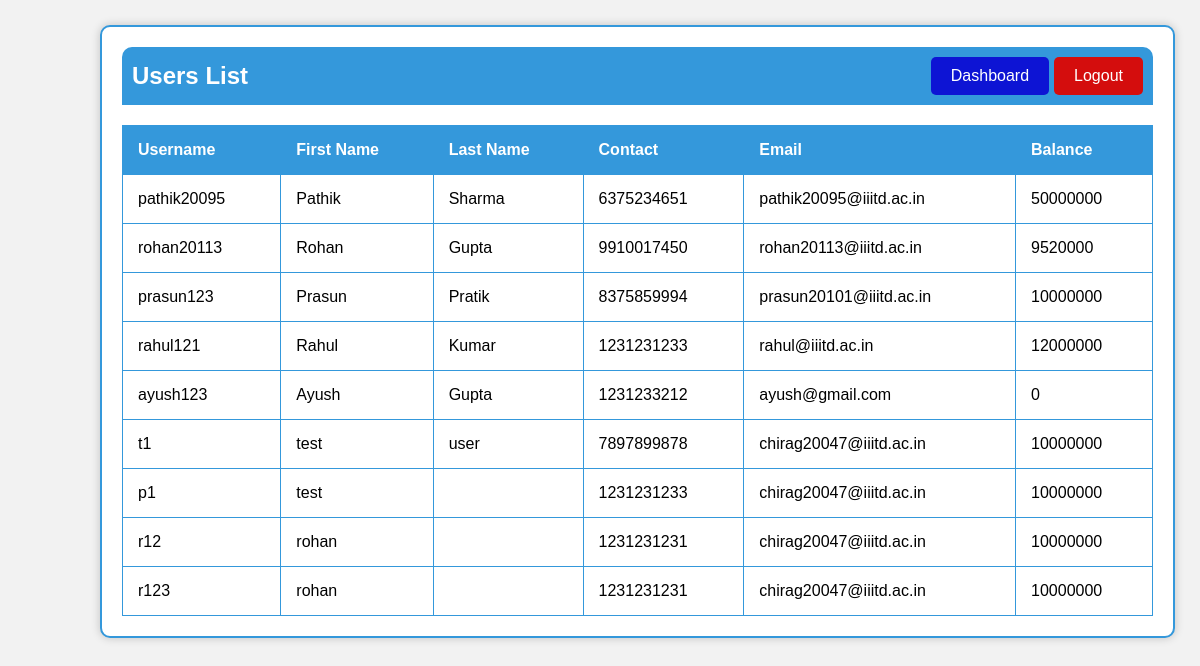
The page /users_list/ (signed in) on the database its author committed.
### project_app/models.py (models this page shows, shortened)
class AppUser(models.Model):
    first_name = models.CharField(max_length=30, null= False, blank=False, default = None, validators=[MaxLengthValidator(limit_value=30, message="First name must be at most 30 characters.")])
    second_name = models.CharField(max_length=30, default= None)
    username = models.CharField(max_length=30, null= False, blank=False, default = None)
    password = models.CharField(max_length=256, null= False, blank=False, default = None)
    email = models.CharField(max_length=30, null= False, blank=False, default = None)
    contact = models.CharField(max_length=30, null= False, blank=False, default = None)
    public_key = models.CharField(max_length=300, null = True, blank = True, default = None)
    balance = models.DecimalField(decimal_places=0, max_digits=15, null = True, blank = True, default= 0)
    dv = models.BooleanField(null = False, blank = False, default= False)

### project_app/views.py (the view)
# urls.py: path("users_list/", views.dashboard_user_list, name="user_list_page"),
def dashboard_user_list(request):
    username = request.session.get('username')
    if(request.session.get('email_kyc') is None or request.session.get('email_kyc').lower() != 'chirag20047@iiitd.ac.in'):
            return redirect('logout_page')
    if(username is None or username not in ['chirag20047']):
        return redirect('logout_page')
    users = list(AppUser.objects.values())
    user_list = []
    for i in range(len(users)):
        if(users[i]['username'] != request.session.get('username')):
            user_list.append(users[i])
    return render(request, 'user_list.html', {'users':user_list})

### project_app/templates/user_list.html (shortened to what this page needs)
<!DOCTYPE html>
<html lang="en">
<head>
</head>
<body>
    <div class="container">
        <div class="navbar">
            <h2>Users List</h2>
            <div class="navbar-buttons">
                <a class="dashboard-button" href="/admin_dashboard">Dashboard</a>
                <a class="logout-button" href="/logout">Logout</a>
            </div>
        </div>
        <table>
            <thead>
                <tr>
                    <th>Username</th>
                    <th>First Name</th>
                    <th>Last Name</th>
                    <th>Contact</th>
                    <th>Email</th>
                    <th>Balance</th>
                </tr>
            </thead>
            <tbody>
                {% for user in users %}
                <tr>
                    <td>{{ user.username }}</td>
                    <td>{{ user.first_name }}</td>
                    <td>{{ user.second_name }}</td>
                    <td>{{ user.contact }}</td>
                    <td>{{ user.email }}</td>
                    <td>{{ user.balance }}</td>
                </tr>
                {% endfor %}
            </tbody>
        </table>
    </div>
</body>
</html>

### project_app/templates/user_list.html (style rules this page uses)
body { font-family: Arial, sans-serif; background-color: #f2f2f2; margin: 0; padding: 0; }
.container { max-width: 1200px; margin: 25px; margin-left: 100px; padding: 20px; border: 2px solid #3498db; background-color: #fff; box-shadow: 0px 0px 10px rgba(0, 0, 0, 0.2); border-radius: 10px; overflow-x: scroll; }
.navbar { display: flex; justify-content: space-between; align-items: center; background-color: #3498db; padding: 10px; border-radius: 10px 10px 0 0; }
.navbar h2 { color: #fff; margin: 0; }
.navbar-buttons { display: flex; align-items: center; }
.dashboard-button, .logout-button { background-color: #0d14d4; color: #fff; border: none; padding: 10px 20px; font-size: 16px; border-radius: 5px; cursor: pointer; text-decoration: none; margin-left: 10px; }
.logout-button { background-color: #d40d0d; color: #fff; border: none; padding: 10px 20px; font-size: 16px; border-radius: 5px; cursor: pointer; text-decoration: none; margin-left: 5px; }
table { width: 100%; border-collapse: collapse; margin-top: 20px; }
table, th, td { border: 1px solid #3498db; }
th, td { padding: 15px; text-align: left; }
th { background-color: #3498db; color: #fff; }

### rows shown on the page
AppUser: username "pathik20095", first_name "Pathik", second_name "Sharma", contact "6375234651", email "pathik20095@iiitd.ac.in", balance "50000000"
AppUser: username "rohan20113", first_name "Rohan", second_name "Gupta", contact "9910017450", email "rohan20113@iiitd.ac.in", balance "9520000"
AppUser: username "prasun123", first_name "Prasun", second_name "Pratik", contact "8375859994", email "prasun20101@iiitd.ac.in", balance "10000000"
AppUser: username "rahul121", first_name "Rahul", second_name "Kumar", contact "1231231233", email "rahul@iiitd.ac.in", balance "12000000"
AppUser: username "ayush123", first_name "Ayush", second_name "Gupta", contact "1231233212", email "ayush@gmail.com", balance "0"
AppUser: username "t1", first_name "test", second_name "user", contact "7897899878", email "chirag20047@iiitd.ac.in", balance "10000000"
AppUser: username "p1", first_name "test", contact "1231231233", email "chirag20047@iiitd.ac.in", balance "10000000"
AppUser: username "r12", first_name "rohan", contact "1231231231", email "chirag20047@iiitd.ac.in", balance "10000000"
AppUser: username "r123", first_name "rohan", contact "1231231231", email "chirag20047@iiitd.ac.in", balance "10000000"
